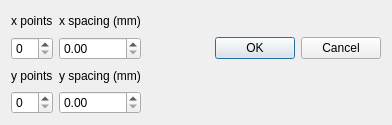
<?xml version="1.0" encoding="UTF-8"?>
<ui version="4.0">
 <class>Dialog</class>
 <widget class="QDialog" name="Dialog">
  <property name="geometry">
   <rect>
    <x>0</x>
    <y>0</y>
    <width>392</width>
    <height>125</height>
   </rect>
  </property>
  <property name="windowTitle">
   <string>Dialog</string>
  </property>
  <layout class="QGridLayout" name="gridLayout">
   <item row="4" column="0">
    <widget class="QSpinBox" name="ny_spin"/>
   </item>
   <item row="3" column="0">
    <widget class="QLabel" name="label">
     <property name="text">
      <string>y points</string>
     </property>
    </widget>
   </item>
   <item row="3" column="1">
    <widget class="QLabel" name="label_2">
     <property name="text">
      <string>y spacing (mm)</string>
     </property>
    </widget>
   </item>
   <item row="0" column="1">
    <widget class="QLabel" name="label_4">
     <property name="text">
      <string>x spacing (mm)</string>
     </property>
    </widget>
   </item>
   <item row="0" column="0">
    <widget class="QLabel" name="label_3">
     <property name="text">
      <string>x points</string>
     </property>
    </widget>
   </item>
   <item row="4" column="1">
    <widget class="QDoubleSpinBox" name="yd_spin">
     <property name="value">
      <double>0.000000000000000</double>
     </property>
    </widget>
   </item>
   <item row="1" column="3">
    <widget class="QDialogButtonBox" name="buttonBox">
     <property name="orientation">
      <enum>Qt::Horizontal</enum>
     </property>
     <property name="standardButtons">
      <set>QDialogButtonBox::Cancel|QDialogButtonBox::Ok</set>
     </property>
    </widget>
   </item>
   <item row="1" column="0">
    <widget class="QSpinBox" name="nx_spin">
     <property name="value">
      <number>0</number>
     </property>
    </widget>
   </item>
   <item row="1" column="1">
    <widget class="QDoubleSpinBox" name="xd_spin">
     <property name="singleStep">
      <double>1.000000000000000</double>
     </property>
     <property name="value">
      <double>0.000000000000000</double>
     </property>
    </widget>
   </item>
  </layout>
 </widget>
 <resources/>
 <connections>
  <connection>
   <sender>buttonBox</sender>
   <signal>accepted()</signal>
   <receiver>Dialog</receiver>
   <slot>accept()</slot>
   <hints>
    <hint type="sourcelabel">
     <x>248</x>
     <y>254</y>
    </hint>
    <hint type="destinationlabel">
     <x>157</x>
     <y>274</y>
    </hint>
   </hints>
  </connection>
  <connection>
   <sender>buttonBox</sender>
   <signal>rejected()</signal>
   <receiver>Dialog</receiver>
   <slot>reject()</slot>
   <hints>
    <hint type="sourcelabel">
     <x>316</x>
     <y>260</y>
    </hint>
    <hint type="destinationlabel">
     <x>286</x>
     <y>274</y>
    </hint>
   </hints>
  </connection>
 </connections>
</ui>
